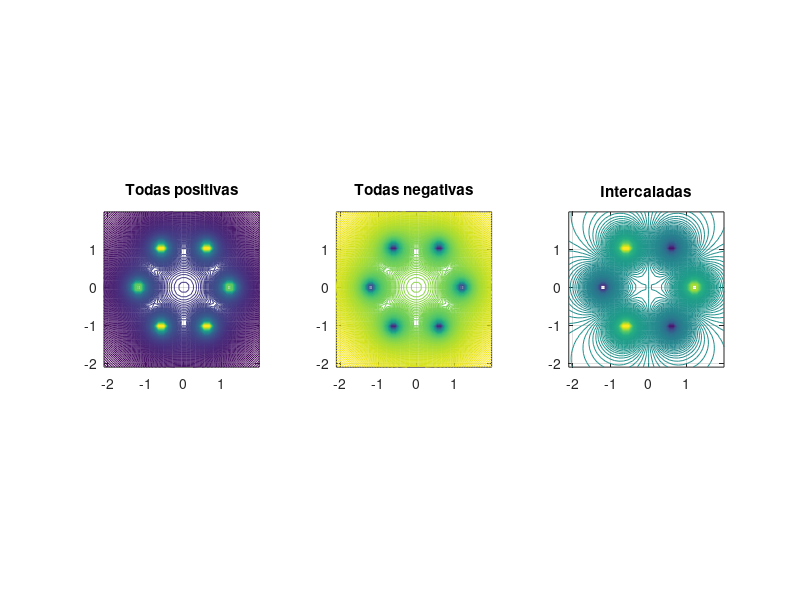

This chart was generated by the following MATLAB code: (Note: this script raises an error after producing the figure.)
clear; clf; hold off;

xa = -2.1:0.12:2;
ya = -2.1:0.12:2;
[x, y] = meshgrid(xa, ya);
k = 1;

% coordenas de los 6 vértices del hexágono
r = 1.2;
for i = 1:6
    ang = 2*pi*(i-1)/6;
    posX(i) = r*cos(ang);
    posY(i) = r*sin(ang);
end

% positivo
z1 = zeros(size(x));
for i = 1:6
    z1 = z1 + k*1./sqrt((x - posX(i)).^2 + (y - posY(i)).^2);
end
zmax1 = max(max(z1));
zmin1 = min(min(z1));
dz1 = (zmax1 - zmin1)/400;
nivel1 = zmin1:dz1:zmax1;

subplot(1,3,1);
contour(x, y, z1, nivel1);
title('Todas positivas');
axis equal; grid on;

% negativas
z2 = zeros(size(x));
for i = 1:6
    z2 = z2 + k*(-1)./sqrt((x - posX(i)).^2 + (y - posY(i)).^2);
end
zmax2 = max(max(z2));
zmin2 = min(min(z2));
dz2 = (zmax2 - zmin2)/400;
nivel2 = zmin2:dz2:zmax2;

subplot(1,3,2);
contour(x, y, z2, nivel2);
title('Todas negativas');
axis equal; grid on;

% intercaladas
z3 = zeros(size(x));
for i = 1:6
    carga = (-1)^(i+1);  % alterna entre +1 y -1
    z3 = z3 + k*carga./sqrt((x - posX(i)).^2 + (y - posY(i)).^2);
end
zmax3 = max(max(z3));
zmin3 = min(min(z3));
dz3 = (zmax3 - zmin3)/400;
nivel3 = zmin3:dz3:zmax3;

subplot(1,3,3);
contour(x, y, z3, nivel3);
title('Intercaladas');
axis equal; grid on;

sgtitle('Campo eléctrico (potencial) en hexágono');
